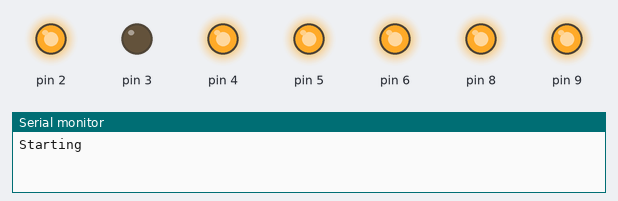
The sketch below on a simulated Arduino Uno, built with avr-gcc and run on an emulated ATmega328P. Shown: output pins drawn as LEDs (lit = HIGH), the last lines printed to the serial monitor.

Above: at 0.5 s.
At 2.5 s:
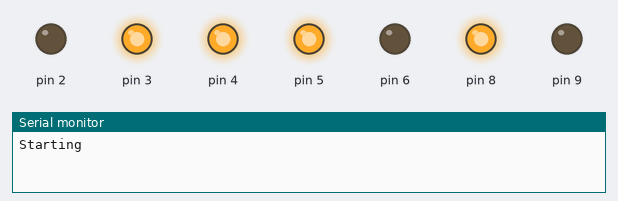
At 4.5 s:
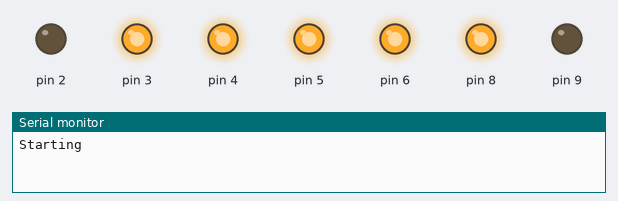
At 8.5 s:
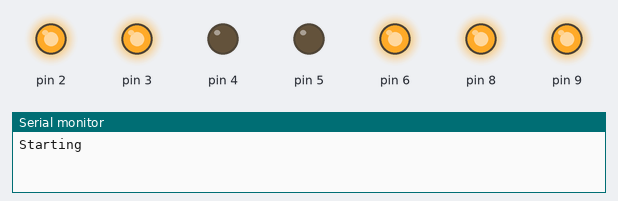
At 12.5 s:
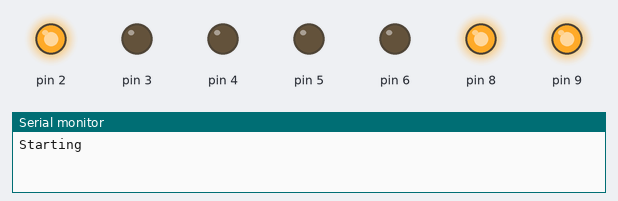
At 17.5 s:
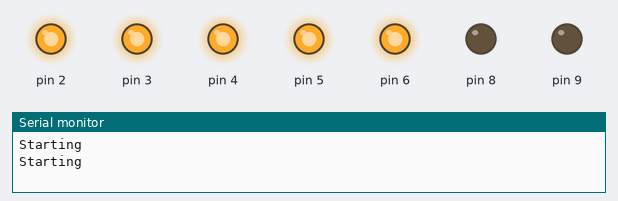
Timing chart, 0 to 18.4 s (numbered marks = the images above):
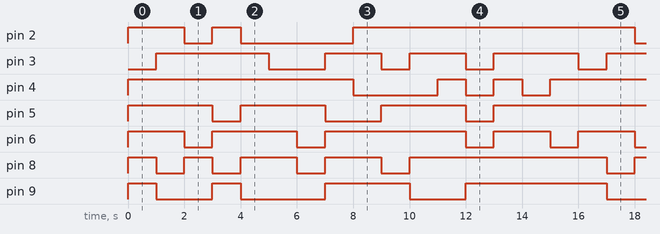

The sketch:

sevensegment.ino
```cpp
/*
Make Projects: How to Drive a 7 Segment LED
 URL:
 By: Riley Porter
 This is an introduction on how to drive a 7 Segment LED using only a Arduino.  This is
 not the best way to do this.  This is meant to be a learning excercise.  In later tutorials
 I will show you how to use an dedicated IC using SPI or a Shift Register.  Enjoy.


 digitalWrite(8, HIGH) = turn off the "A" segment in the LED display
 digitalWrite(9, LOW)  = turn on the "B" segment in the LED display
*/


/* This piece wasn't working, lots of weird errors, so I changed to the real pin numbers
#define A 8
#define B 9
#define C 2
#define D 3
#define E 4
#define F 5
#define G 6
 */


void clr() {
  //Clears the LED
  digitalWrite(8, LOW);
  digitalWrite(9, LOW);
  digitalWrite(2, LOW);
  digitalWrite(3, LOW);
  digitalWrite(4, LOW);
  digitalWrite(5, LOW);
  digitalWrite(6, LOW);
}


void char_A()
{
  digitalWrite(3, LOW);
  digitalWrite(4, HIGH);
  digitalWrite(5, HIGH);
  digitalWrite(6, HIGH);
  digitalWrite(8, HIGH);
  digitalWrite(9, HIGH);
  digitalWrite(2, HIGH);
}

void char_B()
{
  //Displays B
  digitalWrite(3, HIGH);
  digitalWrite(4, HIGH);
  digitalWrite(5, HIGH);
  digitalWrite(6, HIGH);
  digitalWrite(8, LOW);
  digitalWrite(9, LOW);
  digitalWrite(2, HIGH);
}

void char_C()
{
  //Displays C
  digitalWrite(3, HIGH);
  digitalWrite(4, HIGH);
  digitalWrite(5, HIGH);
  digitalWrite(6, LOW);
  digitalWrite(8, HIGH);
  digitalWrite(9, LOW);
  digitalWrite(2, LOW);
}

void char_D()
{
  //Displays D
  digitalWrite(3, HIGH);
  digitalWrite(4, HIGH);
  digitalWrite(5, LOW);
  digitalWrite(6, HIGH);
  digitalWrite(8, LOW);
  digitalWrite(9, HIGH);
  digitalWrite(2, HIGH);
}

void char_E()
{
  //Displays E
  digitalWrite(3, HIGH);
  digitalWrite(4, HIGH);
  digitalWrite(5, HIGH);
  digitalWrite(6, HIGH);
  digitalWrite(8, HIGH);
  digitalWrite(9, LOW);
  digitalWrite(2, LOW);
}

void char_F()
{
  //Displays F
  digitalWrite(3, LOW);
  digitalWrite(4, HIGH);
  digitalWrite(5, HIGH);
  digitalWrite(6, HIGH);
  digitalWrite(8, HIGH);
  digitalWrite(9, LOW);
  digitalWrite(2, LOW);
}


void one()
{
  //Displays 1
  digitalWrite(3, LOW);
  digitalWrite(4, HIGH);
  digitalWrite(5, HIGH);
  digitalWrite(6, LOW);
  digitalWrite(8, LOW);
  digitalWrite(9, LOW);
  digitalWrite(2, LOW);
}

void two()
{
  //Displays 2
  digitalWrite(3, HIGH);
  digitalWrite(4, HIGH);
  digitalWrite(5, LOW);
  digitalWrite(6, HIGH);
  digitalWrite(8, HIGH);
  digitalWrite(9, HIGH);
  digitalWrite(2, LOW);
}

void three()
{
  //Displays 3
  digitalWrite(3, HIGH);
  digitalWrite(4, LOW);
  digitalWrite(5, LOW);
  digitalWrite(6, HIGH);
  digitalWrite(8, HIGH);
  digitalWrite(9, HIGH);
  digitalWrite(2, HIGH);
}

void four()
{
  //Displays 4
  digitalWrite(3, LOW);
  digitalWrite(4, LOW);
  digitalWrite(5, HIGH);
  digitalWrite(6, HIGH);
  digitalWrite(8, LOW);
  digitalWrite(9, HIGH);
  digitalWrite(2, HIGH);
}

void five()
{
  //Displays 5
  digitalWrite(3, HIGH);
  digitalWrite(4, LOW);
  digitalWrite(5, HIGH);
  digitalWrite(6, HIGH);
  digitalWrite(8, HIGH);
  digitalWrite(9, LOW);
  digitalWrite(2, HIGH);
}

void six()
{
  //Displays 6
  digitalWrite(3, HIGH);
  digitalWrite(4, HIGH);
  digitalWrite(5, HIGH);
  digitalWrite(6, HIGH);
  digitalWrite(8, HIGH);
  digitalWrite(9, LOW);
  digitalWrite(2, HIGH);
}

void seven()
{
  //Displays 7
  digitalWrite(3, LOW);
  digitalWrite(4, LOW);
  digitalWrite(5, LOW);
  digitalWrite(6, LOW);
  digitalWrite(8, HIGH);
  digitalWrite(9, HIGH);
  digitalWrite(2, HIGH);
}

void eight()
{
  //Displays 8
  digitalWrite(3, HIGH);
  digitalWrite(4, HIGH);
  digitalWrite(5, HIGH);
  digitalWrite(6, HIGH);
  digitalWrite(8, HIGH);
  digitalWrite(9, HIGH);
  digitalWrite(2, HIGH);
}

void nine()
{
  //Displays 9
  digitalWrite(3, HIGH);
  digitalWrite(4, LOW);
  digitalWrite(5, HIGH);
  digitalWrite(6, HIGH);
  digitalWrite(8, HIGH);
  digitalWrite(9, HIGH);
  digitalWrite(2, HIGH);
}

void zero()
{
  //Displays 0
  digitalWrite(3, HIGH);
  digitalWrite(4, HIGH);
  digitalWrite(5, HIGH);
  digitalWrite(6, LOW);
  digitalWrite(8, HIGH);
  digitalWrite(9, HIGH);
  digitalWrite(2, HIGH);
}

void LoopDisplay()
{
  //Loop through all Chars and Numbers
  char_A();
  delay(1000);
  char_B();
  delay(1000);
  char_C();
  delay(1000);
  char_D();
  delay(1000);
  char_E();
  delay(1000);
  char_F();
  delay(1000);
  one();
  delay(1000);
  two();
  delay(1000);
  three();
  delay(1000);
  four();
  delay(1000);
  five();
  delay(1000);
  six();
  delay(1000);
  seven();
  delay(1000);
  eight();
  delay(1000);
  nine();
  delay(1000);
  zero();
  delay(1000);
}

void setup()
{
  //Setup our pins
  pinMode(8, OUTPUT);
  pinMode(9, OUTPUT);
  pinMode(2, OUTPUT);
  pinMode(3, OUTPUT);
  pinMode(4, OUTPUT);
  pinMode(5, OUTPUT);
  pinMode(6, OUTPUT);
  clr(); // There wasn't a call for this function so I just thought here would be the best place to clear the pins
  Serial.begin(9600);  //Begin serial communcation
}

void loop()
{
  Serial.println("Starting\n");
  LoopDisplay();

}
```

Measured:
- by itself, pin 2: repeats every 16.0 s: LOW 1.0 s, HIGH 1.0 s, LOW 4.0 s, HIGH 10.0 s
- by itself, pin 3: repeats every 16.0 s: LOW 2.0 s, 2 × (HIGH 2.0 s, LOW 1.0 s), HIGH 3.0 s, LOW 1.0 s, HIGH 4.0 s
- by itself, pin 4: LOW → HIGH at 0.00 s, → LOW 8.0 s later, → HIGH 3.0 s later, → LOW 1.0 s later, … (13 changes in this stretch)
- by itself, pin 5: repeats every 16.0 s: LOW 1.0 s, HIGH 3.0 s, LOW 2.0 s, HIGH 3.0 s, LOW 1.0 s, HIGH 6.0 s
- by itself, pin 6: repeats every 16.0 s: LOW 1.0 s, HIGH 3.0 s, LOW 1.0 s, HIGH 5.0 s, 2 × (LOW 1.0 s, HIGH 2.0 s)
- by itself, pin 8: repeats every 16.0 s: LOW 1.0 s, HIGH 1.0 s, 2 × (LOW 1.0 s, HIGH 2.0 s), LOW 1.0 s, HIGH 7.0 s
- by itself, pin 9: repeats every 16.0 s: LOW 2.0 s, HIGH 1.0 s, LOW 3.0 s, HIGH 3.0 s, LOW 2.0 s, HIGH 5.0 s
